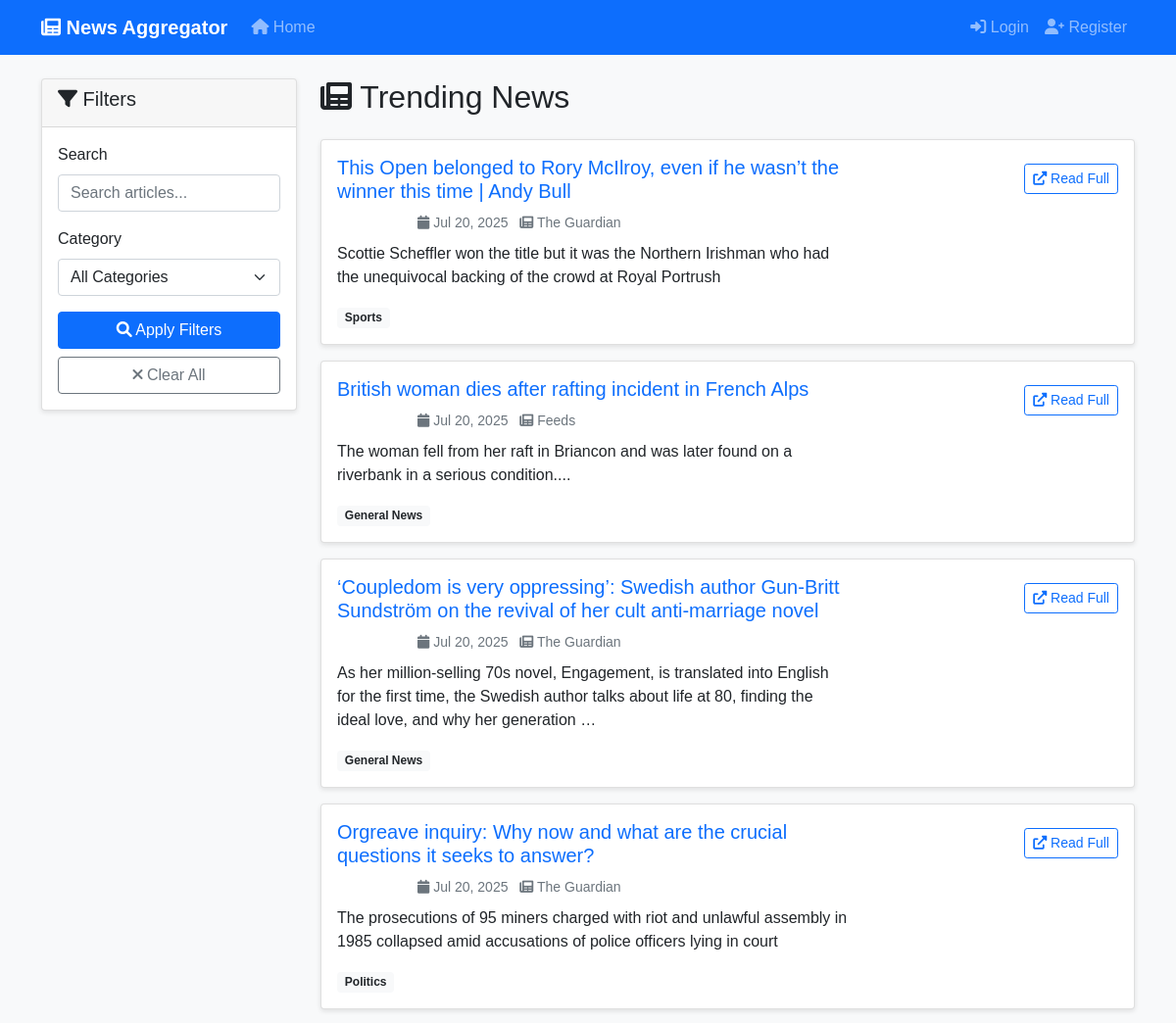
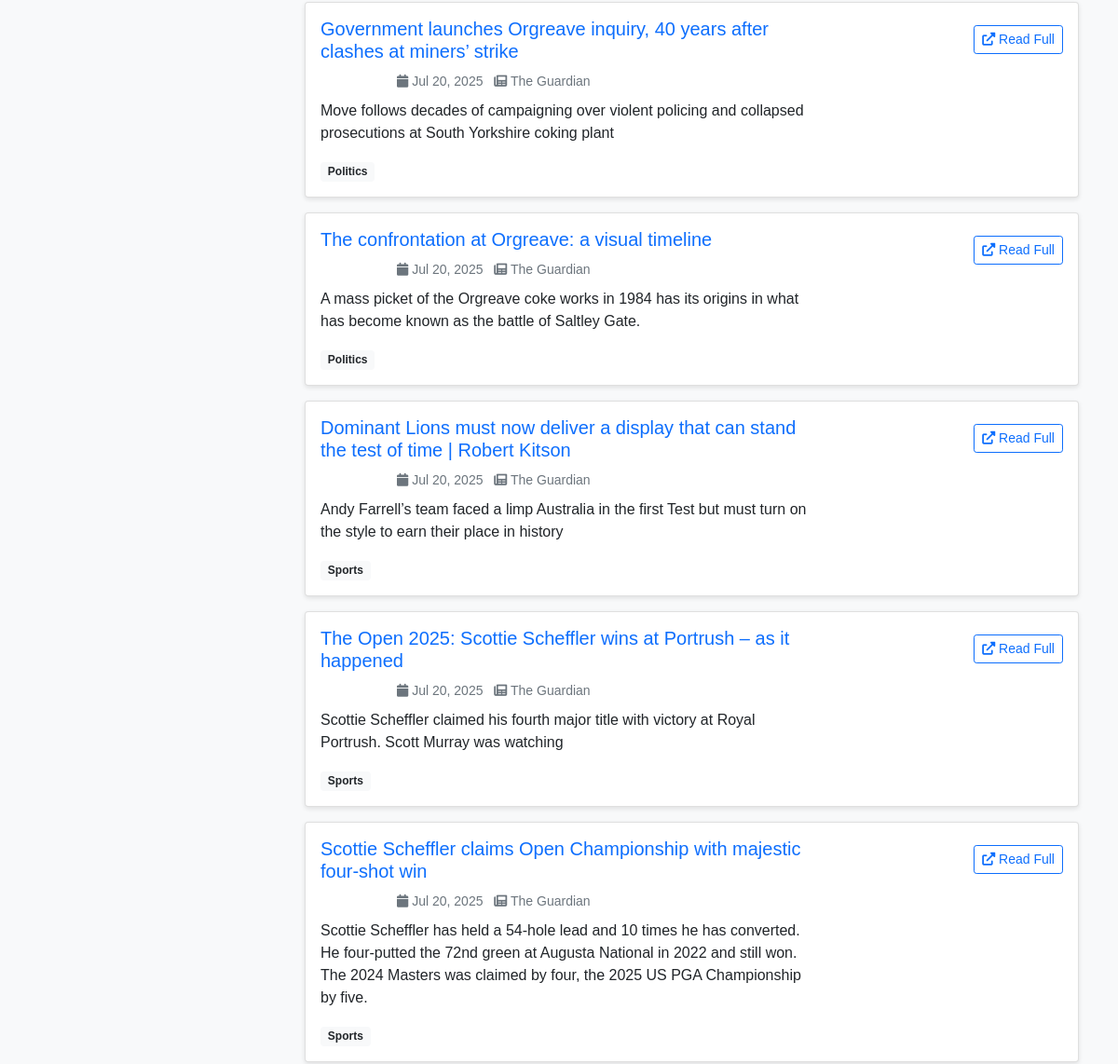
Before: /?page=4 (upper part) with the older database file (2 pictures, top to bottom).
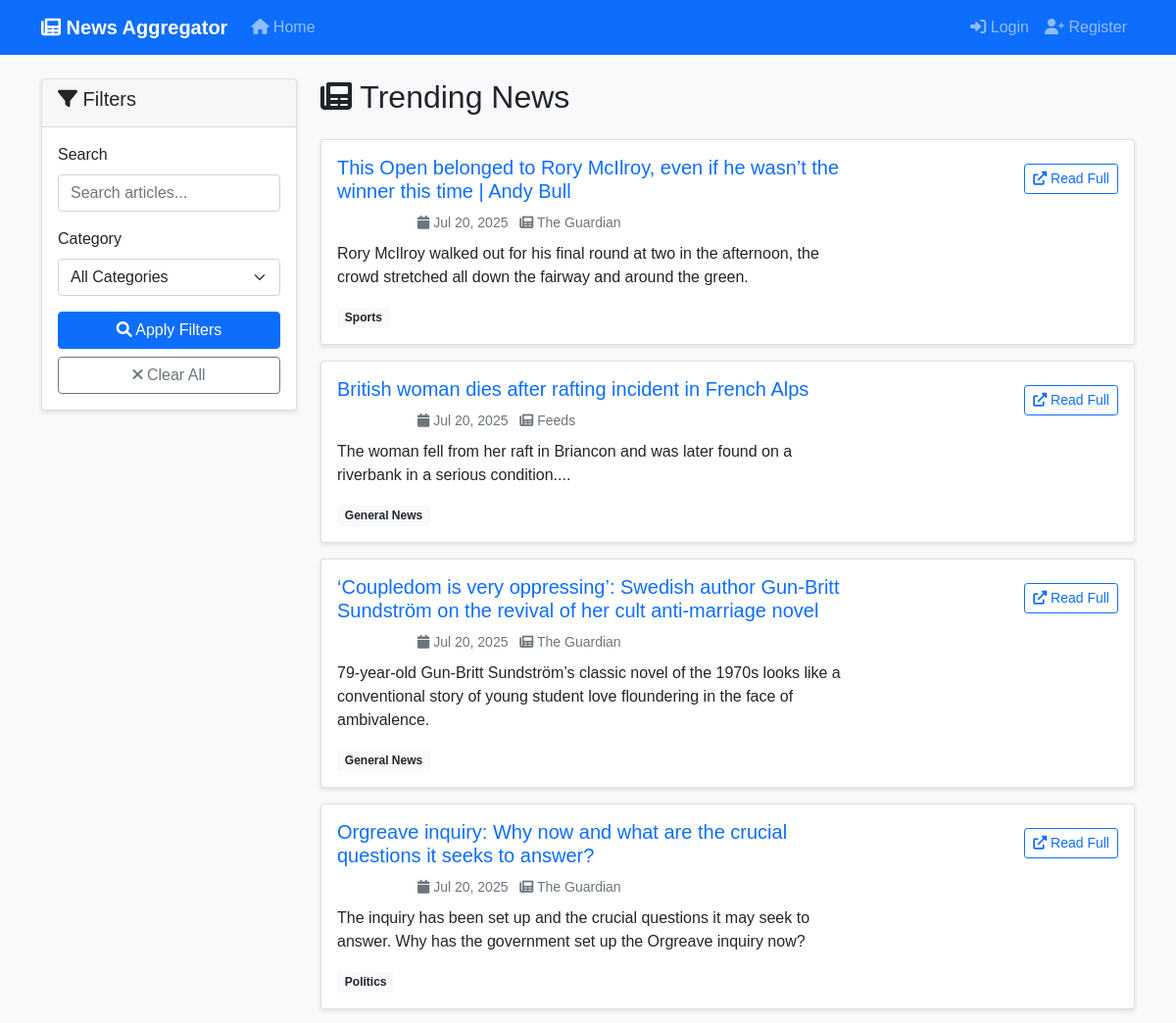
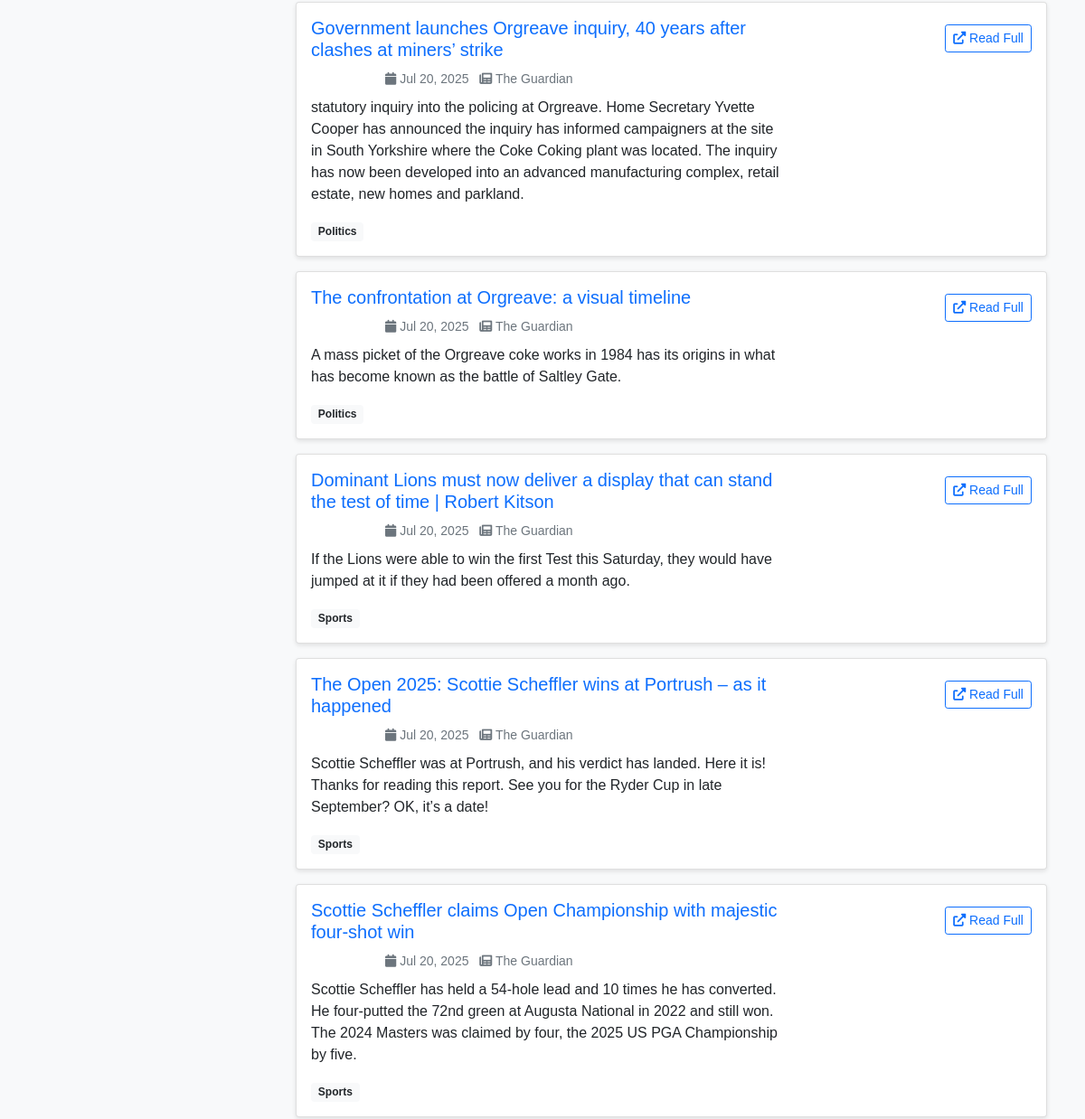
After: the same page with the newer database file (2 pictures, top to bottom).
### apps/news/models.py (models this page shows, shortened)
class Article(models.Model):
    BIAS_CHOICES = [
        ('LEFT', 'Left-leaning'),
        ('RIGHT', 'Right-leaning'),
        ('NEUTRAL', 'Neutral'),
        ('UNKNOWN', 'Unknown'),
    ]
    title = models.CharField(max_length=500, db_index=True)
    image_url = models.URLField(blank=True, null=True)
    url = models.URLField(unique=True)
    description = models.TextField(blank=True)
    summary = models.TextField(blank=True, null=True)  # AI-generated summary
    content = models.TextField(blank=True)
    author = models.CharField(max_length=200, blank=True)
    source = models.CharField(max_length=200, db_index=True)
    published_date = models.DateTimeField(db_index=True)
    created_at = models.DateTimeField(auto_now_add=True)
    updated_at = models.DateTimeField(auto_now=True)
    summary = models.TextField(blank=True)
    bias_score = models.CharField(
        max_length=10,
        choices=BIAS_CHOICES,
        default='UNKNOWN',
        db_index=True
    )
    categories = models.ManyToManyField(Category, blank=True)
    created_at = models.DateTimeField(auto_now_add=True)
    class Meta:
        ordering = ['-published_date']
        indexes = [
            models.Index(fields=['published_date', 'bias_score']),
            models.Index(fields=['source', 'published_date']),
        ]
    @property
    def bias_color(self):
        return {
            'LEFT': '#3498db',      # blue
            'RIGHT': '#e74c3c',     # red
            'NEUTRAL': '#2ecc71',   # green
            'UNKNOWN': '#95a5a6',   # grey
        }.get(self.bias_score, '#95a5a6')
    @property
    def get_bias_score_display(self):
        bias_labels = {
            'left': 'Left Bias',
            'center': 'Center',
            'right': 'Right Bias',
            'unknown': 'Unknown'
        }
        return bias_labels.get(self.bias_score, 'Unknown')

### apps/news/views.py (the view)
# urls.py: path('', views.home, name='home'),  # Main home page
def home(request):
    articles = Article.objects.all()
    if request.user.is_authenticated:
        user_categories = UserInterest.objects.filter(
            user=request.user).values_list('category', flat=True)
        if user_categories:
            articles = articles.filter(
                categories__in=user_categories).distinct()
    search_query = request.GET.get('search', '')
    if search_query:
        articles = articles.filter(
            Q(title__icontains=search_query) |
            Q(description__icontains=search_query)
        )
    bias_filter = request.GET.get('bias', '')
    if bias_filter:
        articles = articles.filter(bias_score=bias_filter)
    category_filter = request.GET.get('category', '')
    if category_filter:
        articles = articles.filter(categories__slug=category_filter)
    paginator = Paginator(articles, 10)
    page_number = request.GET.get('page')
    page_obj = paginator.get_page(page_number)
    bookmarked_articles = []
    if request.user.is_authenticated:
        bookmarked_articles = list(Bookmark.objects.filter(
            user=request.user).values_list('article_id', flat=True))
    context = {
        'page_obj': page_obj,
        'categories': Category.objects.all(),
        'search_query': search_query,
        'bias_filter': bias_filter,
        'category_filter': category_filter,
        'bookmarked_articles': bookmarked_articles,
        'bias_choices': Article.BIAS_CHOICES,
    }
    return render(request, 'home.html', context)

### templates/home.html (shortened to what this page needs)
{% extends 'base.html' %}
{% load static %}
{% block content %}
<div class="row">
    <div class="col-md-3">
        <div class="card">
            <div class="card-header">
                <h5><i class="fas fa-filter"></i> Filters</h5>
            </div>
            <div class="card-body">
                <form method="GET" id="filterForm">
                    <div class="mb-3">
                        <label class="form-label">Search</label>
                        <input type="text" class="form-control" name="search" value="{{ search_query }}" placeholder="Search articles...">
                    </div>
                    <div class="mb-3">
                        <label class="form-label">Category</label>
                        <select class="form-select" name="category">
                            <option value="">All Categories</option>
                        </select>
                    </div>
                    <button type="submit" class="btn btn-primary w-100">
                        <i class="fas fa-search"></i> Apply Filters
                    </button>
                    <a href="{% url 'home' %}" class="btn btn-outline-secondary w-100 mt-2">
                        <i class="fas fa-times"></i> Clear All
                    </a>
                </form>
            </div>
        </div>
    </div>
    <div class="col-md-9">
        <div class="d-flex justify-content-between align-items-center mb-3">
            <h2><i class="fas fa-newspaper"></i> Trending News</h2>
        </div>
        {% if page_obj.object_list %}
        {% for article in page_obj %}
        <div class="card mb-3 article-card">
            <div class="card-body">
                <div class="row">
                    <div class="col-md-8">
                        <h5 class="card-title">
                            <a href="{% url 'article_detail' article.id %}" class="text-decoration-none">
                                {{ article.title }}
                            </a>
                        </h5>
                        <div class="mb-2">
                            <span class="badge bg-{{ article.bias_color }}">{{ article.get_bias_score_display }}</span>
                            <small class="text-muted ms-2">
                                <i class="fas fa-calendar"></i> {{ article.published_date|date:"M d, Y" }}
                            </small>
                            <small class="text-muted ms-2">
                                <i class="fas fa-newspaper"></i> {{ article.source }}
                            </small>
                        </div>
                        {% if article.summary %}
                        <p class="card-text">{{ article.summary }}</p>
                        {% else %}
                        <p class="card-text">{{ article.description|truncatewords:30 }}</p>
                        {% endif %}
                        <div class="article-categories">
                            {% for category in article.categories.all %}
                            <span class="badge bg-light text-dark me-1">{{ category.name }}</span>
                            {% endfor %}
                        </div>
                    </div>
                    <div class="col-md-4 text-end">
                        <div class="mt-2">
                            <a href="{{ article.url }}" target="_blank" class="btn btn-sm btn-outline-primary">
                                <i class="fas fa-external-link-alt"></i> Read Full
                            </a>
                        </div>
                    </div>
                </div>
            </div>
        </div>
        {% endfor %}
        {% endif %}
    </div>
</div>
{% endblock %}

Changed rows visible on the page:
changed Article: summary (not shown) → "Rory McIlroy walked out for his final round at two in the afternoon, the crowd stretched all down the fairway and around the green."; description "Scottie Scheffler won the title but it was the Northern Irishman who had the unequivocal backing of the crowd at Royal Portrush" → (not shown)
changed Article: summary (not shown) → "79-year-old Gun-Britt Sundström’s classic novel of the 1970s looks like a conventional story of young student love floundering in the face of ambivalence."; description "As her million-selling 70s novel, Engagement, is translated into English for the first time, the Swedish author talks about life at 80, finding the ideal love, and why her generation …" → (not shown)
changed Article "Orgreave inquiry: Why now and what are the crucial questions it seeks to answer?": summary (not shown) → "The inquiry has been set up and the crucial questions it may seek to answer. Why has the government set up the Orgreave inquiry now?"; description "The prosecutions of 95 miners charged with riot and unlawful assembly in 1985 collapsed amid accusations of police officers lying in court" → (not shown)
changed Article: summary (not shown) → "statutory inquiry into the policing at Orgreave. Home Secretary Yvette Cooper has announced the inquiry has informed campaigners at the site in South Yorkshire where the Coke Coking plant was located. The inquiry has now been developed into an advanced manufacturing complex, retail estate, new homes and parkland."; description "Move follows decades of campaigning over violent policing and collapsed prosecutions at South Yorkshire coking plant" → (not shown)
changed Article: summary (not shown) → "If the Lions were able to win the first Test this Saturday, they would have jumped at it if they had been offered a month ago."; description "Andy Farrell’s team faced a limp Australia in the first Test but must turn on the style to earn their place in history" → (not shown)
changed Article: summary (not shown) → "Scottie Scheffler was at Portrush, and his verdict has landed. Here it is! Thanks for reading this report. See you for the Ryder Cup in late September? OK, it’s a date!"; description "Scottie Scheffler claimed his fourth major title with victory at Royal Portrush. Scott Murray was watching" → (not shown)
